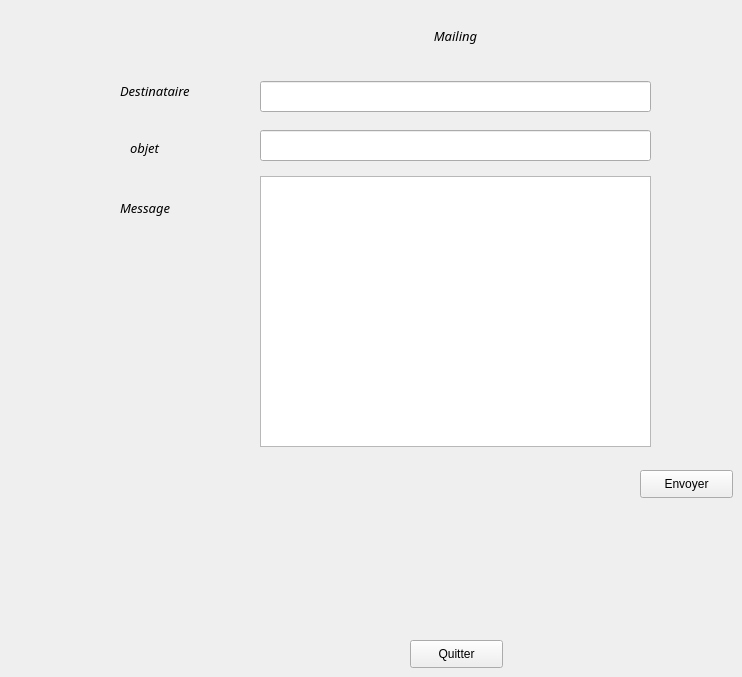
    <widget class="QWidget" name="tab_3">
     <attribute name="title">
      <string>Envoyer mail</string>
     </attribute>
     <widget class="QLineEdit" name="objet_mail">
      <property name="geometry">
       <rect>
        <x>260</x>
        <y>130</y>
        <width>391</width>
        <height>31</height>
       </rect>
      </property>
     </widget>
     <widget class="QLineEdit" name="a_mail">
      <property name="geometry">
       <rect>
        <x>260</x>
        <y>81</y>
        <width>391</width>
        <height>31</height>
       </rect>
      </property>
     </widget>
     <widget class="QLabel" name="label_15">
      <property name="geometry">
       <rect>
        <x>260</x>
        <y>20</y>
        <width>391</width>
        <height>31</height>
       </rect>
      </property>
      <property name="font">
       <font>
        <family>Sitka Text</family>
        <pointsize>10</pointsize>
        <italic>true</italic>
       </font>
      </property>
      <property name="text">
       <string>Mailing</string>
      </property>
      <property name="alignment">
       <set>Qt::AlignCenter</set>
      </property>
     </widget>
     <widget class="QPushButton" name="send_mail">
      <property name="geometry">
       <rect>
        <x>640</x>
        <y>470</y>
        <width>93</width>
        <height>28</height>
       </rect>
      </property>
      <property name="text">
       <string>Envoyer</string>
      </property>
     </widget>
     <widget class="QPlainTextEdit" name="message_mail">
      <property name="geometry">
       <rect>
        <x>260</x>
        <y>176</y>
        <width>391</width>
        <height>271</height>
       </rect>
      </property>
     </widget>
     <widget class="QLabel" name="label_16">
      <property name="geometry">
       <rect>
        <x>120</x>
        <y>80</y>
        <width>111</width>
        <height>21</height>
       </rect>
      </property>
      <property name="font">
       <font>
        <family>Sitka Text</family>
        <pointsize>10</pointsize>
        <italic>true</italic>
       </font>
      </property>
      <property name="text">
       <string>Destinataire</string>
      </property>
     </widget>
     <widget class="QLabel" name="label_17">
      <property name="geometry">
       <rect>
        <x>130</x>
        <y>140</y>
        <width>56</width>
        <height>16</height>
       </rect>
      </property>
      <property name="font">
       <font>
        <family>Sitka Text</family>
        <pointsize>10</pointsize>
        <italic>true</italic>
       </font>
      </property>
      <property name="text">
       <string>objet</string>
      </property>
     </widget>
     <widget class="QLabel" name="label_18">
      <property name="geometry">
       <rect>
        <x>120</x>
        <y>200</y>
        <width>91</width>
        <height>16</height>
       </rect>
      </property>
      <property name="font">
       <font>
        <family>Sitka Text</family>
        <pointsize>10</pointsize>
        <italic>true</italic>
       </font>
      </property>
      <property name="text">
       <string>Message</string>
      </property>
     </widget>
     <widget class="QPushButton" name="quitter">
      <property name="geometry">
       <rect>
        <x>410</x>
        <y>640</y>
        <width>93</width>
        <height>28</height>
       </rect>
      </property>
      <property name="text">
       <string>Quitter</string>
      </property>
     </widget>
    </widget>
